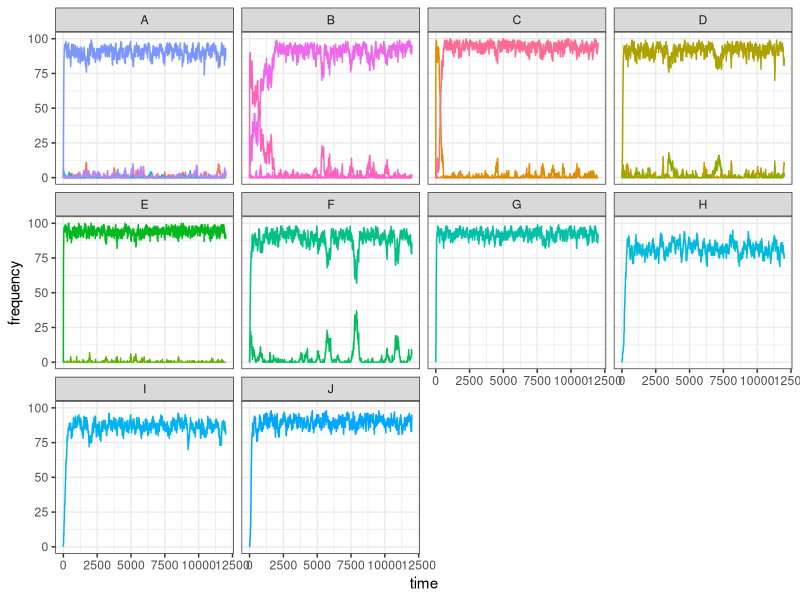
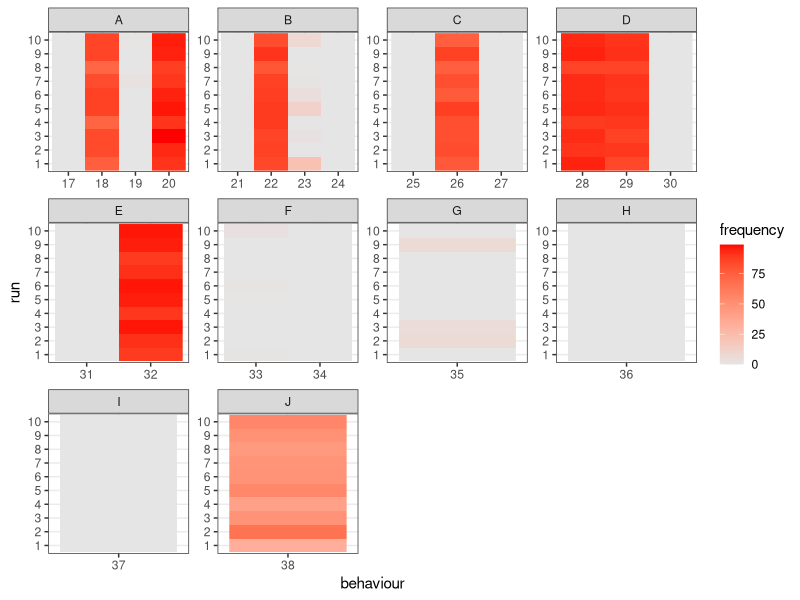
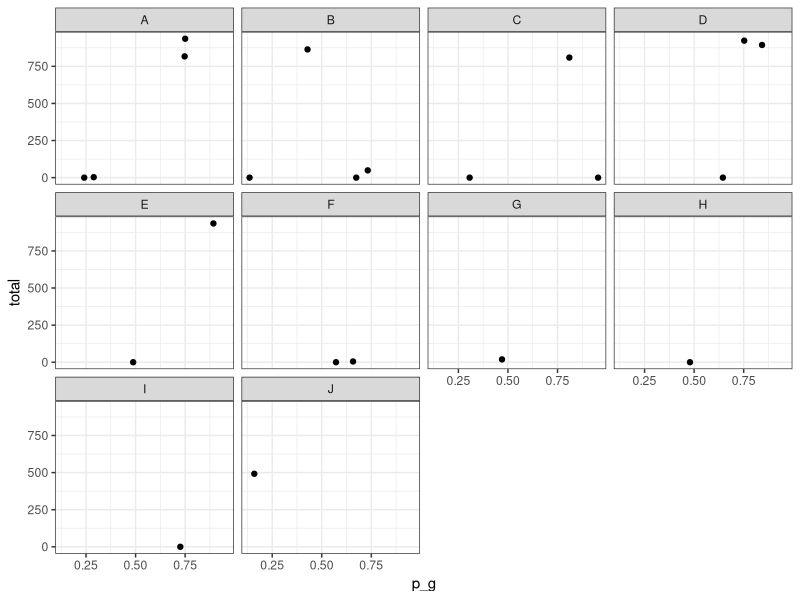
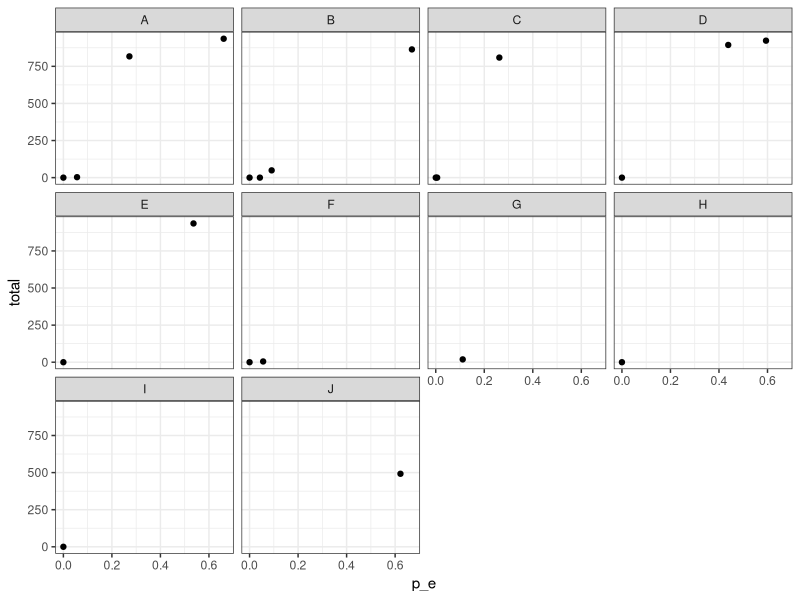

Write R code to recreate these figures, in order.
## ---- chunk 1
knitr::opts_chunk$set(echo = TRUE)
## ---- chunk 2
N <- 100
pop <- matrix(c(rep(0, 38 * N), sample(1:300, N, replace = TRUE)), nrow = N, byrow = FALSE)
## ---- chunk 3
nut_y <- sum(pop[1, 17:20]) + sum(pop[1, 25:27]) + sum(pop[1, 31:32]) + pop[1, 35] + pop[1, 37]
nut_z <- sum(pop[1, 21:24]) + sum(pop[1, 28:30]) + sum(pop[1, 33:34]) + pop[1, 36] + pop[1, 38]

state <- 1 - abs(nut_y - nut_z) / 5
## ---- chunk 4
state <- 1 - abs(1 - 2) / 5
state
## ---- chunk 5
library(tidyverse)

set_oranzees_environment <- function() {
  list_pop <- c("Uossob", "Iat Forest", "Ebmog", "Elaham", "Elabik", "Ognodub")
  output <- tibble(
    population = rep(list_pop, each = 38),
    behaviour = as.factor(rep(1:38, 6)),
    type = rep(c(rep("social", 16), rep("food-related", 22)), 6),
    category = rep(c(
      rep("play", 4), rep("display", 4), rep("groom", 4), rep("courthsip", 4),
      "A", "A", "A", "A", "B", "B", "B", "B", "C", "C", "C", "D", "D", "D", "E", "E", "F", "F", "G", "H", "I", "J"
    ), 6),
    nutrient = rep(c(rep(NA, 16), "Y", "Y", "Y", "Y", "Z", "Z", "Z", "Z", "Y", "Y", "Y", "Z", "Z", "Z", "Y", "Y", "Z", "Z", "Y", "Z", "Y", "Z"), 6),
    p_g = rep(NA, 38 * 6),
    p_e = rep(NA, 38 * 6)
  )

  env_or_x <- c(220, 230, 700, 705, 710, 750)
  env_or_y <- c(660, 610, 450, 430, 510, 550)

  # genetic predispositions:
  x_g <- sample(1:1000, 38)
  y_g <- sample(1:1000, 38)

  # ecological availability:
  x_e <- sample(1:1000, 38)
  y_e <- sample(1:1000, 38)

  for (i in 1:6) {
    for (behav in 1:38) {
      output[output$population == list_pop[i] & output$behaviour == behav, ]$p_g <- 1 - sqrt((x_g[behav] - env_or_x[i])^2 + (y_g[behav] - env_or_y[i])^2) / 1000

      if (behav > 16) { # only for food-related behaviours:
        output[output$population == list_pop[i] & output$behaviour == behav, ]$p_e <- 1 - sqrt((x_e[behav] - env_or_x[i])^2 + (y_e[behav] - env_or_y[i])^2) / 500
      }
    }
  }

  # replace negative values with 0s:
  if (dim(output[output$p_g < 0, ])[1] > 0) {
    output[output$p_g < 0, ]$p_g <- 0
  }
  if (dim(output[output$p_e < 0 & !is.na(output$p_e), ])[1] > 0) {
    output[output$p_e < 0 & !is.na(output$p_e), ]$p_e <- 0
  }

  # return the tibble:
  output
}
## ---- chunk 6
oranzees_environment <- set_oranzees_environment()
test_environment <- oranzees_environment %>%
  filter(population == "Uossob")
## ---- chunk 7

food_behaviours <- which(pop[1, 17:38] > 0) + 16
if (length(food_behaviours) > 1) {
  amount <- test_environment$p_e[food_behaviours]
  nutrients <- test_environment$nutrient[food_behaviours]
  if (length(unique(nutrients)) > 1) {
    state <- ((1 - abs(sum(amount[nutrients == "Y"]) - sum(amount[nutrients == "Z"])) / 5) + sum(amount) / 10) / 2
  } else {
    state <- 0
  }
} else {
  state <- 0
}
## ---- chunk 8
state <- rep(0, N)
p_state <- rep(NA, N)
for (i in 1:N) {
  food_behaviours <- which(pop[i, 17:38] > 0) + 16
  if (length(food_behaviours) > 1) {
    amount <- test_environment$p_e[food_behaviours]
    nutrients <- test_environment$nutrient[food_behaviours]
    if (length(unique(nutrients)) > 1) {
      state[i] <- ((1 - abs(sum(amount[nutrients == "Y"]) - sum(amount[nutrients == "Z"])) / 5) + sum(amount) / 10) / 2
    } else {
      state[i] <- 0
    }
  } else {
    state[i] <- 0
  }
  p_state[i] <- rnorm(1, mean = 1 - state[i], sd = .05)
}
## ---- chunk 9
head(p_state)
## ---- chunk 10
test_environment$p_e <- c(rep(NA, 16), 1, 1, 1, 1, 0, 0, 0, 0, 0, 0, 0, 1, 1, 1, 0.5, 0.5, 0.5, 0.5, 1, 0, 0, 1)
## ---- chunk 11
pop[1, c(17, 28, 31, 33, 35, 38)] <- 1
## ---- chunk 12
pop[2, c(17, 31, 33, 35)] <- 1
## ---- chunk 13
pop[3, c(29, 34, 38)] <- 1
## ---- chunk 14
pop[4, c(31, 34)] <- 1
## ---- chunk 15
state <- rep(0, N)
p_state <- rep(NA, N)
for (i in 1:N) {
  food_behaviours <- which(pop[i, 17:38] > 0) + 16
  if (length(food_behaviours) > 1) {
    amount <- test_environment$p_e[food_behaviours]
    nutrients <- test_environment$nutrient[food_behaviours]
    if (length(unique(nutrients)) > 1) {
      state[i] <- ((1 - abs(sum(amount[nutrients == "Y"]) - sum(amount[nutrients == "Z"])) / 5) + sum(amount) / 10) / 2
    } else {
      state[i] <- 0
    }
  } else {
    state[i] <- 0
  }
  p_state[i] <- rnorm(1, mean = 1 - state[i], sd = .05)
}
## ---- chunk 16
head(p_state)
## ---- chunk 17
test_oranzees3 <- function(t_max) {
  oranzees_environment <- set_oranzees_environment()
  test_environment <- oranzees_environment %>%
    filter(population == "Uossob")

  N <- 100

  pop <- matrix(c(rep(0, 38 * N), sample(1:300, N, replace = TRUE)), nrow = N, byrow = FALSE)

  output <- matrix(nrow = t_max, ncol = 22)

  for (t in 1:t_max) {
    output[t, ] <- colSums(pop[, 17:38])
    # demographic bit:
    pop[, 39] <- pop[, 39] + 1
    pop[pop[, 39] >= 720, ] <- 0
    old <- which(pop[, 39] > 300)
    dead <- sample(c(TRUE, FALSE), length(old), prob = c(.01, .99), replace = TRUE)
    pop[old[dead], ] <- 0
    # innovation bit:
    for (i in 1:N) {
      food_behaviours <- which(pop[i, 17:38] > 0) + 16
      if (length(food_behaviours) > 1) {
        amount <- test_environment$p_e[food_behaviours]
        nutrients <- test_environment$nutrient[food_behaviours]
        if (length(unique(nutrients)) > 1) {
          state <- ((1 - abs(sum(amount[nutrients == "Y"]) - sum(amount[nutrients == "Z"])) / 5) + sum(amount) / 10) / 2
        } else {
          state <- 0
        }
      } else {
        state <- 0
      }
      p_state <- rnorm(1, mean = 1 - state, sd = .05)
      if (runif(1) < p_state) {
        p_peering <- rnorm(22, mean = colSums(pop[, 17:38]), sd = 1)
        p_peering[p_peering < 0] <- 0
        innovation_i <- sample(17:38, 1, prob = p_peering)
        if (runif(1) < test_environment$p_g[innovation_i]) {
          if (innovation_i <= 20) {
            pop[i, 17:20] <- 0
            pop[i, innovation_i] <- 1
          } else if (innovation_i > 20 & innovation_i <= 24) {
            pop[i, 21:24] <- 0
            pop[i, innovation_i] <- 1
          } else if (innovation_i > 24 & innovation_i <= 27) {
            pop[i, 25:27] <- 0
            pop[i, innovation_i] <- 1
          } else if (innovation_i > 27 & innovation_i <= 30) {
            pop[i, 28:30] <- 0
            pop[i, innovation_i] <- 1
          } else if (innovation_i > 30 & innovation_i <= 32) {
            pop[i, 31:32] <- 0
            pop[i, innovation_i] <- 1
          } else if (innovation_i > 32 & innovation_i <= 34) {
            pop[i, 33:34] <- 0
            pop[i, innovation_i] <- 1
          } else {
            pop[i, innovation_i] <- 1
          }
        }
      }
    }
  }
  output
}
## ---- chunk 18
t_max <- 12000
my_test <- test_oranzees3(t_max)
## ---- chunk 19
my_test <- gather(as_tibble(my_test), 1:22, key = "behaviour", value = "frequency")
data_to_plot <- tibble(
  behaviour = my_test$behaviour,
  frequency = my_test$frequency,
  time = rep(1:t_max, 22),
  category = as_factor(c(
    rep("A", t_max * 4), rep("B", t_max * 4), rep("C", t_max * 3), rep("D", t_max * 3),
    rep("E", t_max * 2), rep("F", t_max * 2), rep("G", t_max), rep("H", t_max),
    rep("I", t_max), rep("J", t_max)
  ))
)

ggplot(data = data_to_plot) +
  geom_line(aes(x = time, y = frequency, color = behaviour)) +
  facet_wrap(~category) +
  theme_bw() +
  theme(legend.position = "none")
## ---- chunk 20
test_oranzees4 <- function(t_max) {
  N <- 100

  pop <- matrix(c(rep(0, 38 * N), sample(1:300, N, replace = TRUE)), nrow = N, byrow = FALSE)

  for (t in 1:t_max) {
    # demographic bit:
    pop[, 39] <- pop[, 39] + 1
    pop[pop[, 39] >= 720, ] <- 0
    old <- which(pop[, 39] > 300)
    dead <- sample(c(TRUE, FALSE), length(old), prob = c(.01, .99), replace = TRUE)
    pop[old[dead], ] <- 0
    # innovation bit:
    for (i in 1:N) {
      food_behaviours <- which(pop[i, 17:38] > 0) + 16
      if (length(food_behaviours) > 1) {
        amount <- test_environment$p_e[food_behaviours]
        nutrients <- test_environment$nutrient[food_behaviours]
        if (length(unique(nutrients)) > 1) {
          state <- ((1 - abs(sum(amount[nutrients == "Y"]) - sum(amount[nutrients == "Z"])) / 5) + sum(amount) / 10) / 2
        } else {
          state <- 0
        }
      } else {
        state <- 0
      }
      p_state <- rnorm(1, mean = 1 - state, sd = .05)
      if (runif(1) < p_state) {
        p_peering <- rnorm(22, mean = colSums(pop[, 17:38]), sd = 1)
        p_peering[p_peering < 0] <- 0
        innovation_i <- sample(17:38, 1, prob = p_peering)
        if (runif(1) < test_environment$p_g[innovation_i]) {
          if (innovation_i <= 20) {
            pop[i, 17:20] <- 0
            pop[i, innovation_i] <- 1
          } else if (innovation_i > 20 & innovation_i <= 24) {
            pop[i, 21:24] <- 0
            pop[i, innovation_i] <- 1
          } else if (innovation_i > 24 & innovation_i <= 27) {
            pop[i, 25:27] <- 0
            pop[i, innovation_i] <- 1
          } else if (innovation_i > 27 & innovation_i <= 30) {
            pop[i, 28:30] <- 0
            pop[i, innovation_i] <- 1
          } else if (innovation_i > 30 & innovation_i <= 32) {
            pop[i, 31:32] <- 0
            pop[i, innovation_i] <- 1
          } else if (innovation_i > 32 & innovation_i <= 34) {
            pop[i, 33:34] <- 0
            pop[i, innovation_i] <- 1
          } else {
            pop[i, innovation_i] <- 1
          }
        }
      }
    }
  }
  output <- colSums(pop[, 17:38])
}
## ---- chunk 21
library(reshape2)
results <- as.matrix(read.table("output/food_test1.csv"))
colnames(results) <- 17:38

as_tibble(melt(results, varnames = c("run", "behaviour"), value.name = "frequency")) %>%
  mutate(run = as_factor(run), behaviour = as_factor(behaviour)) %>%
  add_column(category = as_factor(c(
    rep("A", 40), rep("B", 40), rep("C", 30), rep("D", 30),
    rep("E", 20), rep("F", 20), rep("G", 10), rep("H", 10),
    rep("I", 10), rep("J", 10)
  ))) %>%
  ggplot() +
  geom_raster(aes(x = behaviour, y = run, fill = frequency)) +
  facet_wrap(~category, scales = "free") +
  scale_fill_gradient(low = "grey90", high = "red") +
  theme_bw()
## ---- chunk 22
genes <- read.table("output/food_test1_p_g.csv")
tibble(p_g = genes$V1, total = colSums(results), 
       category = as_factor(c(rep("A", 4), rep("B", 4), rep("C", 3), rep("D", 3),
    rep("E", 2), rep("F", 2), "G", "H", "I", "J"))) %>%
  ggplot(aes(y = total, x = p_g)) +
  geom_point() +
  facet_wrap(~category) +
  theme_bw()
## ---- chunk 23
eco <- read.table("output/food_test1_p_e.csv")
tibble(p_e = eco$V1, total = colSums(results), 
       category = as_factor(c(rep("A", 4), rep("B", 4), rep("C", 3), rep("D", 3),
    rep("E", 2), rep("F", 2), "G", "H", "I", "J"))) %>%
  ggplot(aes(y = total, x = p_e)) +
  geom_point() +
  facet_wrap(~category) +
  theme_bw()
